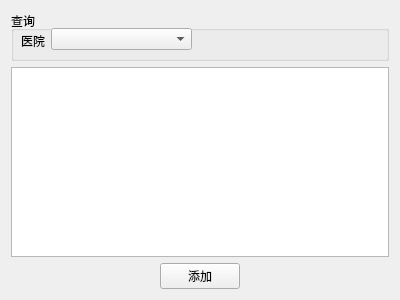
<?xml version="1.0" encoding="UTF-8"?>
<ui version="4.0">
 <class>ManageGroup</class>
 <widget class="QDialog" name="ManageGroup">
  <property name="geometry">
   <rect>
    <x>0</x>
    <y>0</y>
    <width>400</width>
    <height>300</height>
   </rect>
  </property>
  <property name="windowTitle">
   <string>管理-组</string>
  </property>
  <layout class="QVBoxLayout" name="verticalLayout">
   <item>
    <widget class="QGroupBox" name="groupBox">
     <property name="minimumSize">
      <size>
       <width>0</width>
       <height>50</height>
      </size>
     </property>
     <property name="title">
      <string>查询</string>
     </property>
     <widget class="QPushButton" name="btnSearch">
      <property name="geometry">
       <rect>
        <x>530</x>
        <y>18</y>
        <width>75</width>
        <height>21</height>
       </rect>
      </property>
      <property name="text">
       <string>查询</string>
      </property>
     </widget>
     <widget class="QComboBox" name="inputHospital">
      <property name="geometry">
       <rect>
        <x>40</x>
        <y>17</y>
        <width>141</width>
        <height>22</height>
       </rect>
      </property>
     </widget>
     <widget class="QLabel" name="label">
      <property name="geometry">
       <rect>
        <x>10</x>
        <y>22</y>
        <width>31</width>
        <height>16</height>
       </rect>
      </property>
      <property name="text">
       <string>医院</string>
      </property>
     </widget>
    </widget>
   </item>
   <item>
    <widget class="QTableWidget" name="table"/>
   </item>
   <item>
    <layout class="QHBoxLayout" name="horizontalLayout">
     <item>
      <spacer name="horizontalSpacer">
       <property name="orientation">
        <enum>Qt::Horizontal</enum>
       </property>
       <property name="sizeHint" stdset="0">
        <size>
         <width>40</width>
         <height>20</height>
        </size>
       </property>
      </spacer>
     </item>
     <item>
      <widget class="QPushButton" name="btnAdd">
       <property name="text">
        <string>添加</string>
       </property>
      </widget>
     </item>
     <item>
      <spacer name="horizontalSpacer_2">
       <property name="orientation">
        <enum>Qt::Horizontal</enum>
       </property>
       <property name="sizeHint" stdset="0">
        <size>
         <width>40</width>
         <height>20</height>
        </size>
       </property>
      </spacer>
     </item>
    </layout>
   </item>
  </layout>
 </widget>
 <resources/>
 <connections/>
</ui>
